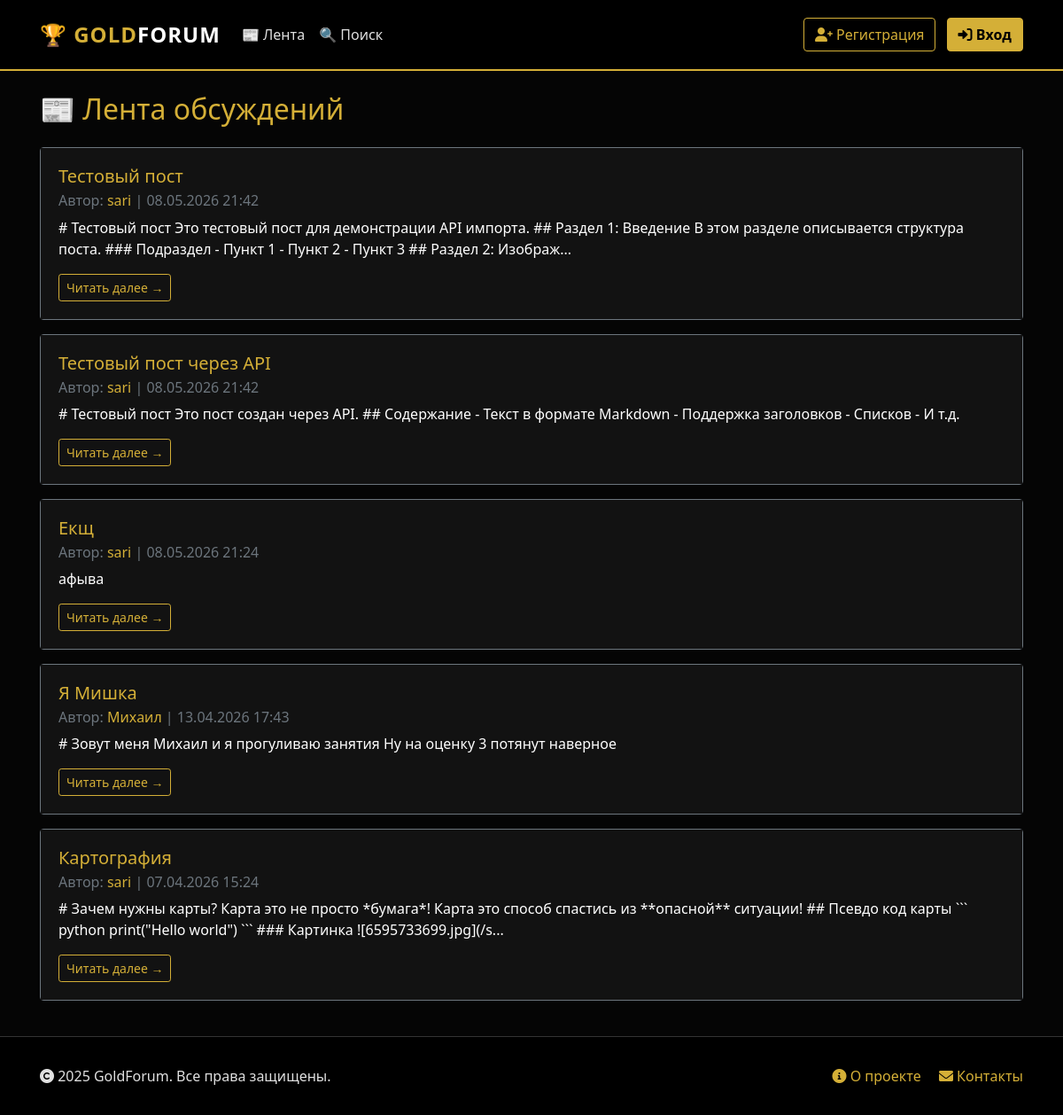
/index, run on the app's committed database.
### backend/database/models/posts_model.py (models this page shows, shortened)
class PostModel(SqlAlchemyBase, SerializerMixin):
    __tablename__ = 'posts'
    id = sqlalchemy.Column(sqlalchemy.Integer, primary_key=True, autoincrement=True)
    author = sqlalchemy.Column(sqlalchemy.String, nullable=False, index=True)
    title = sqlalchemy.Column(sqlalchemy.String, nullable=True)
    content = sqlalchemy.Column(sqlalchemy.Text, nullable=False)
    content_html = sqlalchemy.Column(sqlalchemy.Text, nullable=True)
    created_at = sqlalchemy.Column(sqlalchemy.DateTime, default=datetime.datetime.now, index=True)
    updated_at = sqlalchemy.Column(sqlalchemy.DateTime, onupdate=datetime.datetime.now)
    path = sqlalchemy.Column(sqlalchemy.Text, nullable=True)
    attached_images = sqlalchemy.Column(sqlalchemy.Text, nullable=True)
    attached_files = sqlalchemy.Column(sqlalchemy.Text, nullable=True)
    likes_count = sqlalchemy.Column(sqlalchemy.Integer, default=0, nullable=False)
    user_id = sqlalchemy.Column(sqlalchemy.Integer, sqlalchemy.ForeignKey("users.id"), nullable=True, index=True)
    user = orm.relationship('UserModel')
    comments = orm.relationship('CommentModel', back_populates='post', cascade='all, delete-orphan')

### app.py (the view)
@app.route('/')
@app.route('/index')
def index():
    db_sess = db_session.create_session()
    try:
        posts = db_sess.query(PostModel).order_by(PostModel.created_at.desc()).limit(50).all()
        interactions = {}
        if current_user.is_authenticated:
            user_interactions = db_sess.query(UserPostInteraction).filter_by(
                user_id=current_user.id
            ).all()
            interactions = {i.post_id: i for i in user_interactions}
        return render_template("index.html", posts=posts, interactions=interactions)
    finally:
        db_sess.close()

### backend/database/db_session.py (called while the page is built)
def create_session() -> Session:
    global __factory
    return __factory()

### templates/index.html (shortened to what this page needs)
{% extends "base.html" %}
{% block content %}
<div class="d-flex justify-content-between align-items-center mb-4">
    <h2 class="text-gold mb-0">📰 Лента обсуждений</h2>
</div>
{% if posts %}
    {% for item in posts %}
    {% set interaction = interactions.get(item.id) %}
    {% if not interaction or not interaction.is_not_interested %}
    <div class="card mb-3 border-secondary feed-post-card" id="post-card-{{ item.id }}" data-post-id="{{ item.id }}">
        <div class="card-body">
            <div class="d-flex justify-content-between align-items-start">
                <div class="flex-grow-1">
                    <h5 class="card-title text-gold">
                        <a href="/post/{{ item.id }}" class="text-decoration-none">
                            {{ item.title or 'Без заголовка' }}
                        </a>
                    </h5>
                    <h6 class="card-subtitle mb-2 text-muted">
                        Автор: <a href="/profile/{{ item.user_id }}" class="text-gold">
                            {{ item.author }}
                        </a> |
                        {{ item.created_at.strftime('%d.%m.%Y %H:%M') if item.created_at else 'Неизвестно' }}
                    </h6>
                </div>
            </div>
            <p class="card-text text-white">
                {{ item.content[:200] }}{% if item.content|length > 200 %}...{% endif %}
            </p>
            <a href="/post/{{ item.id }}" class="btn btn-sm btn-outline-warning">
                Читать далее →
            </a>
        </div>
    </div>
    {% endif %}
    {% endfor %}
{% else %}
    <div class="alert alert-info text-center">
        <p class="mb-0">📭 Постов пока нет. Будьте первым!</p>
    </div>
{% endif %}
{% endblock %}

### templates/base.html (shortened to what this page needs)
<!DOCTYPE html>
<html lang="ru">
<head>
    <link rel="stylesheet"
          href="https://stackpath.bootstrapcdn.com/bootstrap/4.4.1/css/bootstrap.min.css"
>
    <link rel="stylesheet" href="https://cdnjs.cloudflare.com/ajax/libs/font-awesome/6.0.0-beta3/css/all.min.css">
    <link rel="stylesheet" type="text/css" href="{{ url_for('static', filename='css/style.css') }}">
    <link rel="stylesheet" type="text/css" href="{{ url_for('static', filename='css/error.css') }}">
</head>
<body>
<header>
    <nav class="navbar navbar-expand-lg navbar-dark">
        <div class="container">
            <a class="navbar-brand" href="/">
                🏆 GOLD<span class="text-white">FORUM</span>
            </a>
            <div class="collapse navbar-collapse" id="navbarNav">
                <ul class="navbar-nav mr-auto">
                    <li class="nav-item {% if request.path == '/' or request.path == '/index' %}active{% endif %}">
                        <a class="nav-link" href="/">📰 Лента</a>
                    </li>
                    <li class="nav-item {% if request.path == '/search' %}active{% endif %}">
                        <a class="nav-link" href="/search">🔍 Поиск</a>
                    </li>
                </ul>
                <ul class="navbar-nav ml-auto align-items-center">
                    {% if current_user.is_authenticated %}
                        <li class="nav-item mr-3">
                            <span class="badge" style="background-color: var(--gold-primary); color: #000;">
                                <i class="fas fa-user-check"></i> {{ current_user.username }}
                            </span>
                        </li>
                        <li class="nav-item dropdown">
                            <button class="btn dropdown-toggle user-dropdown-btn" type="button" id="userMenu" data-toggle="dropdown" aria-haspopup="true" aria-expanded="false" style="color: var(--gold-primary);">
                                <i class="fas fa-user-circle"></i> Личный кабинет
                            </button>
                            <div class="dropdown-menu dropdown-menu-right" aria-labelledby="userMenu" style="background-color: var(--bg-card); border-color: var(--gold-primary);">
                                <a class="dropdown-item" href="/profile/{{ current_user.id }}" style="color: var(--text-main);">
                                    <i class="fas fa-id-card"></i> Профиль
                                </a>
                                <div class="dropdown-divider" style="border-color: #333;"></div>
                                <a class="dropdown-item" href="/logout" style="color: var(--text-main);">
                                    <i class="fas fa-sign-out-alt"></i> Выход
                                </a>
                            </div>
                        </li>
                    {% else %}
                        <li class="nav-item">
                            <a class="btn btn-outline-warning" href="/register" style="border-color: var(--gold-primary); color: var(--gold-primary);">
                                <i class="fas fa-user-plus"></i> Регистрация
                            </a>
                            <a class="btn btn-primary" href="/login" style="margin-left: 0.5rem;">
                                <i class="fas fa-sign-in-alt"></i> Вход
                            </a>
                        </li>
                    {% endif %}
                </ul>
            </div>
        </div>
    </nav>
</header>
<div class="wrapper">
    <main role="main" class="container py-4">
        <div class="main-card">
            {% block content %}{% endblock %}
        </div>
    </main>
</div>
<footer>
    <div class="container">
        <div class="row">
            <div class="col-md-6 text-md-left text-center mb-3 mb-md-0">
                <i class="fas fa-copyright"></i> 2025 GoldForum. Все права защищены.
            </div>
            <div class="col-md-6 text-md-right text-center">
                <a href="#" class="mr-3"><i class="fas fa-info-circle"></i> О проекте</a>
                <a href="#"><i class="fas fa-envelope"></i> Контакты</a>
            </div>
        </div>
    </div>
</footer>
</body>
</html>

### static/css/style.css (style rules this page uses)
:root { --bg-black: #050505; --bg-card: #121212; --bg-dark: #1a1a1a; --gold-primary: #D4AF37; --gold-hover: #B59024; --gold-light: #F4CF57; --text-main: #E0E0E0; --text-muted: #A0A0A0; }
body { background-color: var(--bg-black); color: var(--text-main); font-family: 'Segoe UI', Tahoma, Geneva, Verdana, sans-serif; min-height: 100vh; display: flex; flex-direction: column; }
a { color: var(--gold-primary); text-decoration: none; transition: color 0.3s ease; }
.text-gold { color: var(--gold-primary) !important; }
.navbar { background-color: #000 !important; border-bottom: 2px solid var(--gold-primary); padding: 1rem 0; }
.navbar-brand { color: var(--gold-primary) !important; font-weight: 700; font-size: 1.5rem; letter-spacing: 1px; }
.nav-link { color: var(--text-main) !important; transition: color 0.3s ease; }
.btn-primary { background-color: var(--gold-primary); border-color: var(--gold-primary); color: #000; font-weight: 600; transition: all 0.3s ease; }
.btn-outline-warning { color: var(--gold-primary); border-color: var(--gold-primary); }
.card { background-color: var(--bg-card); border: 1px solid #333; transition: border-color 0.3s ease; }
.card-body { background-color: var(--bg-card); }
footer { margin-top: auto; border-top: 1px solid #333; padding: 2rem 0; background-color: #000; }

### data on the page
PostModel: title "Тестовый пост", author "sari", created_at "08.05.2026 21:42", content "# Тестовый пост Это тестовый пост для демонстрации API импорта. ## Раздел 1: Введение В этом разделе описывается структура поста. ### Подраздел - Пункт 1 - Пункт 2 - Пункт 3 ## Раздел 2: Изображ"
PostModel: title "Тестовый пост через API", author "sari", created_at "08.05.2026 21:42", content "# Тестовый пост Это пост создан через API. ## Содержание - Текст в формате Markdown - Поддержка заголовков - Списков - И т.д."
PostModel: title "Екщ", author "sari", created_at "08.05.2026 21:24", content "афыва"
PostModel: title "Я Мишка", author "Михаил", created_at "13.04.2026 17:43", content "# Зовут меня Михаил и я прогуливаю занятия Ну на оценку 3 потянут наверное"
PostModel: title "Картография", author "sari", created_at "07.04.2026 15:24", content "# Зачем нужны карты? Карта это не просто *бумага*! Карта это способ спастись из **опасной** ситуации! ## Псевдо код карты ``` python print(\"Hello world\") ``` ### Картинка ![6595733699.jpg](/s"
